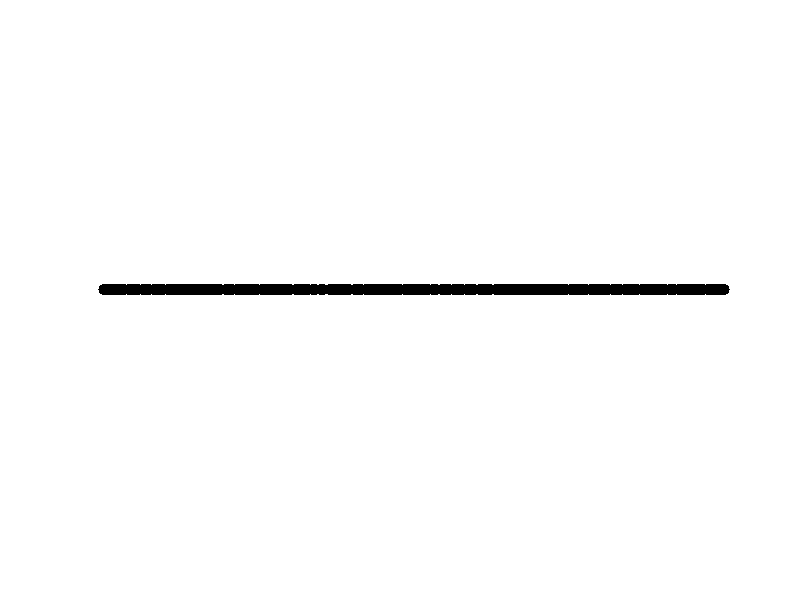

This figure's MATLAB source: (Note: this script raises an error after producing the figure.)
% depends on external pkgs: chebfun, export_fig
% Wilber.
% Barnett fixed n=m/2 issue 4/3/24.

%grid styles: 
%%
clear all
close all
%%
m = 150; 
nds1 = linspace(0, 1, m).' + .5/m*(2*rand(m,1)-1); 
clf
plot(nds1, ones(m,1),'.k', 'markersize', 25)
hold on
plot([0, 1], [1, 1], '--k')
axis off
%%
nds2 = chebpts(m, [0, 1]); 
%nds = nds(1:end-1); 
clf
plot(nds2, ones(m,1),'.k', 'markersize', 25)
hold on
plot([0, 1], [1, 1], '--k')
axis off
%%
nds3 = rand(m,1); 
clf
plot(nds3, ones(m,1),'.k', 'markersize', 25)
hold on
plot([0, 1], [1, 1], '--k')
axis off
%%
sbwp = 8.0;   % gap space-bandwidth prod in half-wavelengths
n = m/2;         % alex added
nds4 = rand(m,1)*(1-sbwp/n); %assume num modes = m/2 ...but was paren typo sbwp/m/2 not sbwp/(m/2) :(
clf
plot(nds4, ones(m,1),'.k', 'markersize', 25)
hold on
plot([0, 1], [1, 1], '--k')
axis off

%%
% ALL TOGETHER: 
clf
plot(nds4, 0*ones(m,1),'.k', 'markersize', 25)
hold on
plot(nds3, .2*ones(m,1),'.k', 'markersize', 25)
plot(nds2, .4*ones(m,1),'.k', 'markersize', 25)
plot(nds1, .6*ones(m,1),'.k', 'markersize', 25)
plot([0, 1], 0*[1, 1], '--k')
plot([0, 1], .2*[1, 1], '--k')
plot([0, 1], .4*[1, 1], '--k')
plot([0, 1], .6*[1, 1], '--k')
axis equal
axis off
set(gcf,'color','w')
%export_fig example_samples.pdf
%%
% use circles: to deal with ugly spacing, we split into
% four images: 
sz = 20; 
clf
circ = exp(1i*2*pi*linspace(0, 1, 300));
gry = [.4 .4 .4]; 
plot(circ, '-k')
hold on
plot(exp(1i*2*pi*nds1),'.', 'color', gry, 'markersize', sz, 'markerfacecolor', gry)
%title('1. jitttered','Position', [0, -1.4, 0])
axis equal
axis off
set(gcf,'color','w')
%export_fig example_samples_circ1.pdf

%%
clf
plot(circ, '-k')
hold on
plot(exp(1i*2*pi*nds2),'.', 'color', gry, 'markersize', sz, 'markerfacecolor', gry)
%title('2. Clenshaw-Curtis','Position', [0, -1.4, 0])
axis equal
axis off
set(gcf,'color','w')
%export_fig example_samples_circ2.pdf
%%

clf
plot(circ, '-k')
hold on
plot(exp(1i*2*pi*nds3),'.', 'color', gry, 'markersize', sz, 'markerfacecolor', gry)
%title('3. Random','Position', [0, -1.4, 0])
axis equal
axis off
set(gcf,'color','w')
%export_fig example_samples_circ3.pdf

%%
clf
plot(circ, '-k')
hold on
plot(exp(1i*2*pi*nds4),'.', 'color', gry, 'markersize', sz, 'markerfacecolor', gry)
%title('4. Random with gaps','Position', [0, -1.4, 0])
axis equal
axis off
set(gcf,'color','w')
export_fig example_samples_circ4.pdf

%export_fig example_samples_circ.pdf
